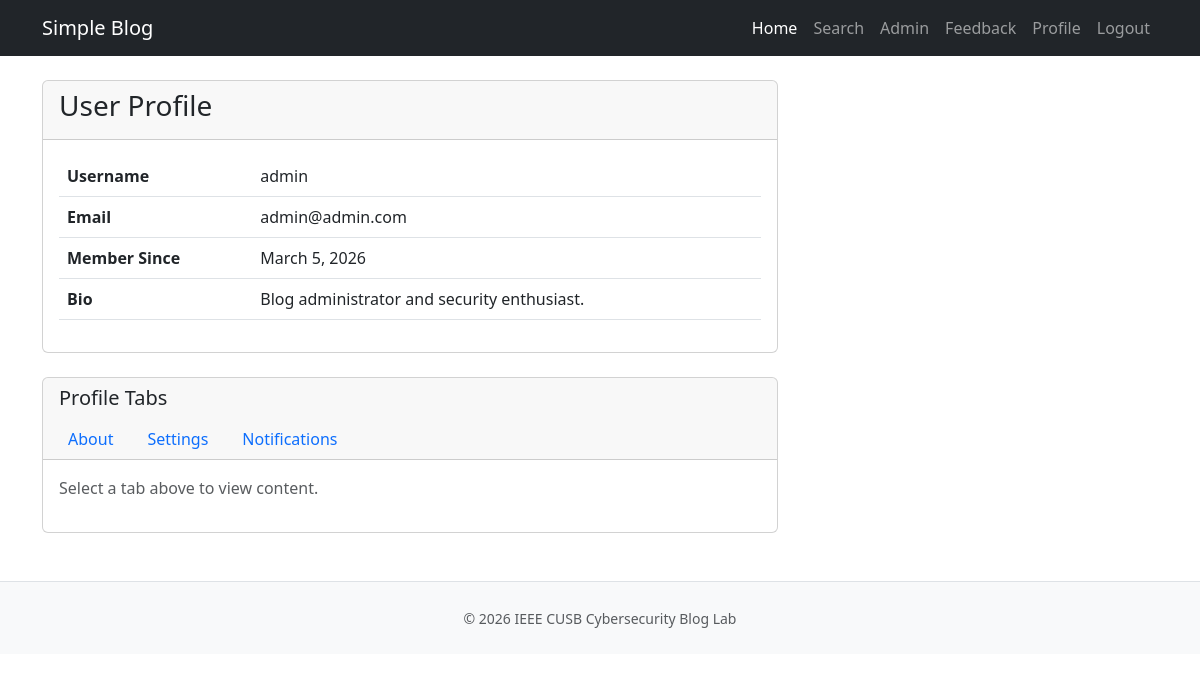
The app's page /profile.php (signed in) with its own data.
### tables this page shows
CREATE TABLE IF NOT EXISTS users (
    id INT AUTO_INCREMENT PRIMARY KEY,
    username VARCHAR(50) NOT NULL UNIQUE,
    password VARCHAR(255) NOT NULL,
    email VARCHAR(100) NOT NULL,
    bio VARCHAR(500) DEFAULT '',
    created_at TIMESTAMP DEFAULT CURRENT_TIMESTAMP
);

### src/profile.php (the view, shortened to what this page needs)
<?php
$user = null;
if (isset($_SESSION['user_id'])) {
    $conn = getConnection();
    $stmt = $conn->prepare("SELECT * FROM users WHERE id = ?");
    $stmt->bind_param("i", $_SESSION['user_id']);
    $stmt->execute();
    $result = $stmt->get_result();
    if ($result->num_rows > 0) {
        $user = $result->fetch_assoc();
    }
} else {
    header('Location: login.php');
    exit;
}
?>
<!DOCTYPE html>
<html lang="en">
<head>
    <link href="https://cdn.jsdelivr.net/npm/bootstrap@5.3.0/dist/css/bootstrap.min.css" rel="stylesheet">
</head>
<body>
    <?php require_once 'include/navbar.php'; ?>
    <div class="container mt-4">
        <?php if ($user): ?>
            <div class="row">
                <div class="col-md-8">
                    <div class="card">
                        <div class="card-header">
                            <h3>User Profile</h3>
                        </div>
                        <div class="card-body">
                            <table class="table">
                                <tr>
                                    <th>Username</th>
                                    <td><?php echo htmlspecialchars($user['username']); ?></td>
                                </tr>
                                <tr>
                                    <th>Email</th>
                                    <td><?php echo htmlspecialchars($user['email']); ?></td>
                                </tr>
                                <tr>
                                    <th>Member Since</th>
                                    <td><?php echo date('F j, Y', strtotime($user['created_at'])); ?></td>
                                </tr>
                                <tr>
                                    <th>Bio</th>
                                    <td><?php echo htmlspecialchars($user['bio']); ?></td>
                                </tr>
                            </table>
                        </div>
                    </div>
                    <div class="card mt-4">
                        <div class="card-header">
                            <h5>Profile Tabs</h5>
                            <ul class="nav nav-tabs card-header-tabs mt-2" id="profileTabs">
                                <li class="nav-item">
                                    <a class="nav-link" href="#about" onclick="showTab('about')">About</a>
                                </li>
                                <li class="nav-item">
                                    <a class="nav-link" href="#settings" onclick="showTab('settings')">Settings</a>
                                </li>
                                <li class="nav-item">
                                    <a class="nav-link" href="#notifications" onclick="showTab('notifications')">Notifications</a>
                                </li>
                            </ul>
                        </div>
                        <div class="card-body">
                            <div id="tab-content">
                                <p class="text-muted">Select a tab above to view content.</p>
                            </div>
                        </div>
                    </div>
                </div>
            </div>
        <?php else: ?>
            <div class="alert alert-warning">
                Please <a href="login.php">login</a> to view your profile.
            </div>
        <?php endif; ?>
    </div>
    <?php require_once 'include/footer.php'; ?>
</body>
</html>

### records on screen
users: username "admin", email "admin@admin.com", created_at "March 5, 2026", bio "Blog administrator and security enthusiast."
